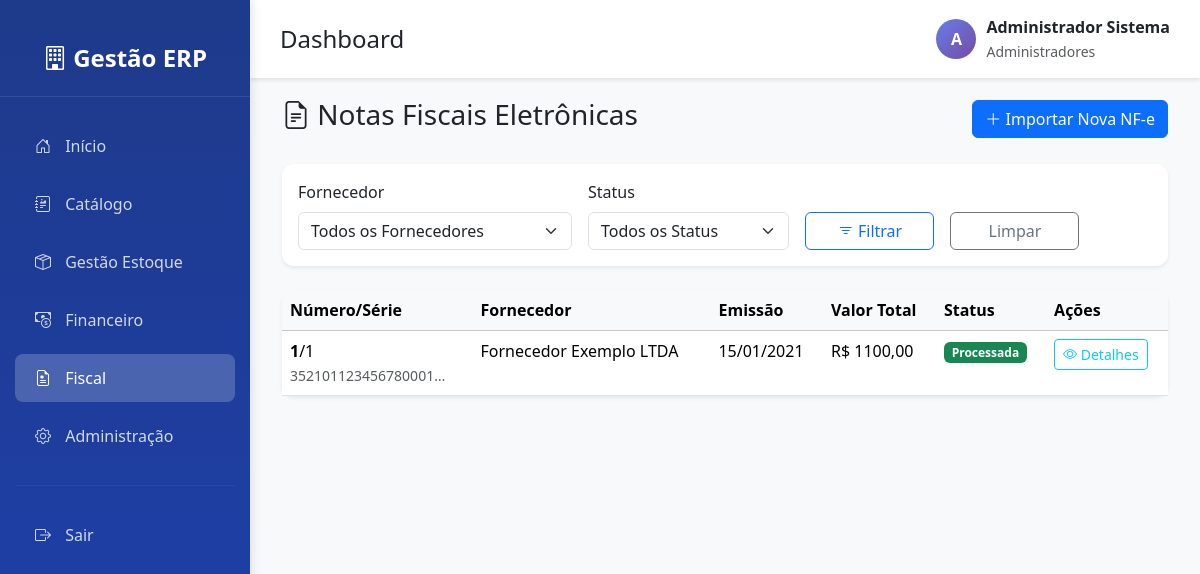
Screenshot of /fiscal/nfes/ (signed in) with the database file from the repository.
### fiscal/models.py (models this page shows, shortened)
class NotaFiscalEletronica(models.Model):
    STATUS_CHOICES = (
        ('PENDENTE', 'Pendente de Processamento'),
        ('PROCESSADA', 'Processada com Sucesso'),
        ('ERRO', 'Erro no Processamento'),
        ('CANCELADA', 'Cancelada'),
    )
    chave_acesso = models.CharField(
        max_length=44,
        unique=True,
        verbose_name="Chave de Acesso",
        help_text="Chave de acesso da NF-e (44 dígitos)"
    )
    numero = models.CharField(
        max_length=20,
        verbose_name="Número da NF-e"
    )
    serie = models.CharField(
        max_length=10,
        verbose_name="Série"
    )
    fornecedor = models.ForeignKey(
        Fornecedor,
        on_delete=models.PROTECT,
        related_name='notas_fiscais',
        verbose_name="Fornecedor"
    )
    data_emissao = models.DateField(
        verbose_name="Data de Emissão"
    )
    valor_total = models.DecimalField(
        max_digits=12,
        decimal_places=2,
        validators=[MinValueValidator(Decimal('0.00'))],
        verbose_name="Valor Total"
    )
    valor_produtos = models.DecimalField(
        max_digits=12,
        decimal_places=2,
        validators=[MinValueValidator(Decimal('0.00'))],
        verbose_name="Valor dos Produtos"
    )
    valor_icms = models.DecimalField(
        max_digits=12,
        decimal_places=2,
        default=Decimal('0.00'),
        verbose_name="Valor ICMS"
    )
    valor_ipi = models.DecimalField(
        max_digits=12,
        decimal_places=2,
        default=Decimal('0.00'),
        verbose_name="Valor IPI"
    )
    valor_pis = models.DecimalField(
        max_digits=12,
        decimal_places=2,
        default=Decimal('0.00'),
        verbose_name="Valor PIS"
    )
    valor_cofins = models.DecimalField(
        max_digits=12,
        decimal_places=2,
        default=Decimal('0.00'),
        verbose_name="Valor COFINS"
    )
    valor_frete = models.DecimalField(
        max_digits=12,
        decimal_places=2,
        default=Decimal('0.00'),
        verbose_name="Valor do Frete"
    )
    valor_desconto = models.DecimalField(
        max_digits=12,
        decimal_places=2,
        default=Decimal('0.00'),
        verbose_name="Valor de Desconto"
    )
    natureza_operacao = models.CharField(
        max_length=100,
        verbose_name="Natureza da Operação"
    )
    cfop = models.CharField(
        max_length=10,
        verbose_name="CFOP",
        help_text="Código Fiscal de Operações e Prestações"
    )
    xml_arquivo = models.FileField(
        upload_to='nfe_xml/%Y/%m/',
        verbose_name="Arquivo XML"
    )
    status = models.CharField(
        max_length=20,
        choices=STATUS_CHOICES,
        default='PENDENTE',
        verbose_name="Status"
    )
    observacoes = models.TextField(
        blank=True,
        null=True,
        verbose_name="Observações"
    )
    usuario_importacao = models.ForeignKey(
        User,
        on_delete=models.PROTECT,
        related_name='nfes_importadas',
        default=1,
        verbose_name="Importado por"
    )
    data_importacao = models.DateTimeField(
        auto_now_add=True,
        verbose_name="Data de Importação"
    )
    class Meta:
        verbose_name = "Nota Fiscal Eletrônica"
        verbose_name_plural = "Notas Fiscais Eletrônicas"
        ordering = ['-data_emissao', '-numero']

class Fornecedor(models.Model):
    razao_social = models.CharField(
        max_length=200,
        verbose_name="Razão Social",
        help_text="Razão social do fornecedor"
    )
    nome_fantasia = models.CharField(
        max_length=200,
        blank=True,
        null=True,
        verbose_name="Nome Fantasia",
        help_text="Nome fantasia do fornecedor"
    )
    cnpj = models.CharField(
        max_length=18,
        unique=True,
        verbose_name="CNPJ",
        help_text="CNPJ do fornecedor (formato: 00.000.000/0000-00)"
    )
    inscricao_estadual = models.CharField(
        max_length=20,
        blank=True,
        null=True,
        verbose_name="Inscrição Estadual"
    )
    endereco = models.CharField(
        max_length=300,
        blank=True,
        null=True,
        verbose_name="Endereço"
    )
    cidade = models.CharField(
        max_length=100,
        blank=True,
        null=True,
        verbose_name="Cidade"
    )
    estado = models.CharField(
        max_length=2,
        blank=True,
        null=True,
        verbose_name="Estado (UF)"
    )
    cep = models.CharField(
        max_length=10,
        blank=True,
        null=True,
        verbose_name="CEP"
    )
    telefone = models.CharField(
        max_length=20,
        blank=True,
        null=True,
        verbose_name="Telefone"
    )
    email = models.EmailField(
        blank=True,
        null=True,
        verbose_name="Email"
    )
    ativo = models.BooleanField(
        default=True,
        verbose_name="Fornecedor Ativo"
    )
    usuario_criacao = models.ForeignKey(
        User,
        on_delete=models.PROTECT,
        related_name='fornecedores_criados',
        default=1,
        verbose_name="Criado por"
    )
    data_criacao = models.DateTimeField(
        auto_now_add=True,
        verbose_name="Data de Criação"
    )
    class Meta:
        verbose_name = "Fornecedor"
        verbose_name_plural = "Fornecedores"
        ordering = ['razao_social']

### fiscal/views.py (the view)
# urls.py: path('nfes/', views.lista_nfes, name='lista_nfes'),
@login_required
def lista_nfes(request):
    nfes = NotaFiscalEletronica.objects.select_related('fornecedor').order_by('-data_emissao')
    status = request.GET.get('status')
    if status:
        nfes = nfes.filter(status=status)
    fornecedor_id = request.GET.get('fornecedor')
    if fornecedor_id:
        nfes = nfes.filter(fornecedor_id=fornecedor_id)
    fornecedores = Fornecedor.objects.filter(ativo=True).order_by('razao_social')
    context = {
        'nfes': nfes,
        'fornecedores': fornecedores,
        'status_selecionado': status,
        'fornecedor_selecionado': fornecedor_id,
    }
    return render(request, 'fiscal/lista_nfes.html', context)

### templates/fiscal/lista_nfes.html (shortened to what this page needs)
{% extends "base.html" %}
{% load static %}
{% block content %}
<div class="container-fluid">
    <div class="row">
        <div class="col-12">
            <div class="d-flex justify-content-between align-items-center mb-4">
                <h1 class="h3">
                    <i class="bi bi-file-earmark-text"></i> Notas Fiscais Eletrônicas
                </h1>
                <a href="{% url 'fiscal:importar_nfe' %}" class="btn btn-primary">
                    <i class="bi bi-plus-lg"></i> Importar Nova NF-e
                </a>
            </div>
            <div class="card shadow-sm mb-4">
                <div class="card-body">
                    <form method="get" class="row g-3">
                        <div class="col-md-4">
                            <label for="fornecedor" class="form-label">Fornecedor</label>
                            <select name="fornecedor" id="fornecedor" class="form-select">
                                <option value="">Todos os Fornecedores</option>
                            </select>
                        </div>
                        <div class="col-md-3">
                            <label for="status" class="form-label">Status</label>
                            <select name="status" id="status" class="form-select">
                                <option value="">Todos os Status</option>
                            </select>
                        </div>
                        <div class="col-md-2 d-flex align-items-end">
                            <button type="submit" class="btn btn-outline-primary w-100">
                                <i class="bi bi-filter"></i> Filtrar
                            </button>
                        </div>
                        <div class="col-md-2 d-flex align-items-end">
                            <a href="{% url 'fiscal:lista_nfes' %}" class="btn btn-outline-secondary w-100">
                                Limpar
                            </a>
                        </div>
                    </form>
                </div>
            </div>
            <div class="card shadow-sm">
                <div class="card-body p-0">
                    <div class="table-responsive">
                        <table class="table table-hover mb-0">
                            <thead class="table-light">
                                <tr>
                                    <th>Número/Série</th>
                                    <th>Fornecedor</th>
                                    <th>Emissão</th>
                                    <th>Valor Total</th>
                                    <th>Status</th>
                                    <th>Ações</th>
                                </tr>
                            </thead>
                            <tbody>
                                {% for nfe in nfes %}
                                <tr>
                                    <td>
                                        <strong>{{ nfe.numero }}</strong>/{{ nfe.serie }}
                                        <br>
                                        <small class="text-muted">{{ nfe.chave_acesso|truncatechars:20 }}</small>
                                    </td>
                                    <td>{{ nfe.fornecedor.razao_social }}</td>
                                    <td>{{ nfe.data_emissao|date:"d/m/Y" }}</td>
                                    <td>R$ {{ nfe.valor_total }}</td>
                                    <td>
                                        {% if nfe.status == 'PROCESSADA' %}
                                            <span class="badge bg-success">Processada</span>
                                        {% elif nfe.status == 'PENDENTE' %}
                                            <span class="badge bg-warning text-dark">Pendente</span>
                                        {% elif nfe.status == 'ERRO' %}
                                            <span class="badge bg-danger">Erro</span>
                                        {% else %}
                                            <span class="badge bg-secondary">{{ nfe.status }}</span>
                                        {% endif %}
                                    </td>
                                    <td>
                                        <a href="{% url 'fiscal:detalhe_nfe' nfe.pk %}" class="btn btn-sm btn-outline-info">
                                            <i class="bi bi-eye"></i> Detalhes
                                        </a>
                                    </td>
                                </tr>
                                {% empty %}
                                <tr>
                                    <td colspan="6" class="text-center py-4 text-muted">
                                        Nenhuma nota fiscal encontrada.
                                    </td>
                                </tr>
                                {% endfor %}
                            </tbody>
                        </table>
                    </div>
                </div>
            </div>
        </div>
    </div>
</div>
{% endblock %}

### templates/base.html (shortened to what this page needs)
{% load static %}
<!DOCTYPE html>
<html lang="pt-br">
<head>
    <link href="https://cdn.jsdelivr.net/npm/bootstrap@5.3.3/dist/css/bootstrap.min.css" rel="stylesheet">
    <link rel="stylesheet" href="https://cdn.jsdelivr.net/npm/bootstrap-icons@1.11.3/font/bootstrap-icons.min.css">
    <link rel="stylesheet" href="https://cdnjs.cloudflare.com/ajax/libs/font-awesome/6.5.1/css/all.min.css">
</head>
<body>
    <div class="sidebar" id="sidebar">
        <div class="logo">
            <i class="bi bi-building"></i> Gestão ERP
        </div>
        <nav class="nav flex-column">
            <a class="nav-link {% if request.resolver_match.url_name == 'index' %}active{% endif %}" href="{% url 'index' %}">
                <i class="bi bi-house-door"></i> Início
            </a>
            <a class="nav-link {% if 'catalogo' in request.path %}active{% endif %}" href="{% url 'estoque:catalogo' %}">
                <i class="bi bi-journal-richtext"></i> Catálogo
            </a>
            {% if perms.estoque.add_movimentacaoestoque or user.is_superuser %}
            <a class="nav-link {% if 'estoque' in request.path and 'catalogo' not in request.path %}active{% endif %}" href="{% url 'estoque:dashboard' %}">
                <i class="bi bi-box-seam"></i> Gestão Estoque
            </a>
            {% endif %}
            {% if perms.financeiro.view_receita or user.is_superuser %}
            <a class="nav-link {% if 'financeiro' in request.path %}active{% endif %}" href="{% url 'financeiro:dashboard' %}">
                <i class="bi bi-cash-coin"></i> Financeiro
            </a>
            {% endif %}
            {% if perms.fiscal.view_produto or user.is_superuser %}
            <a class="nav-link {% if 'fiscal' in request.path %}active{% endif %}" href="{% url 'fiscal:dashboard' %}">
                <i class="bi bi-file-earmark-medical"></i> Fiscal
            </a>
            {% endif %}
            {% if user.is_staff or user.is_superuser %}
            <a class="nav-link" href="{% url 'admin:index' %}" target="_blank">
                <i class="bi bi-gear"></i> Administração
            </a>
            {% endif %}
            <hr style="border-color: rgba(255,255,255,0.2); margin: 20px 15px;">
            <a class="nav-link" href="{% url 'logout' %}">
                <i class="bi bi-box-arrow-right"></i> Sair
            </a>
        </nav>
    </div>
    <div class="main-content">
        <div class="top-bar">
            <div>
                <h4 class="mb-0 d-none d-md-inline">{% block page_title %}Dashboard{% endblock %}</h4>
            </div>
            <div class="user-info">
                <div class="user-avatar">
                    {{ user.first_name.0|default:user.username.0|upper }}
                </div>
                <div>
                    <div style="font-weight: 600;">{{ user.get_full_name|default:user.username }}</div>
                    <small class="text-muted">
                        {% if user.groups.all %}
                            {{ user.groups.first.name }}
                        {% elif user.is_superuser %}
                            Administrador Geral
                        {% else %}
                            Usuário
                        {% endif %}
                    </small>
                </div>
            </div>
        </div>
        {% block content %}
        {% endblock %}
    </div>
</body>
</html>

### templates/base.html (style rules this page uses)
:root { --primary-color: #0d6efd; --secondary-color: #6c757d; --success-color: #198754; --danger-color: #dc3545; --warning-color: #ffc107; --info-color: #0dcaf0; --sidebar-width: 250px; }
body { font-family: 'Segoe UI', Tahoma, Geneva, Verdana, sans-serif; background-color: #f8f9fa; }
.sidebar { position: fixed; top: 0; left: 0; height: 100vh; width: var(--sidebar-width); background: linear-gradient(180deg, #1e3a8a 0%, #1e40af 100%); padding-top: 20px; z-index: 1000; box-shadow: 2px 0 10px rgba(0,0,0,0.1); }
.sidebar .logo { text-align: center; padding: 20px; color: white; font-size: 24px; font-weight: bold; border-bottom: 1px solid rgba(255,255,255,0.1); margin-bottom: 20px; }
.sidebar .nav-link { color: rgba(255,255,255,0.8); padding: 12px 20px; margin: 5px 15px; border-radius: 8px; transition: all 0.3s; }
.sidebar .nav-link.active { background-color: rgba(255,255,255,0.2); color: white; }
.sidebar .nav-link i { margin-right: 10px; width: 20px; text-align: center; }
.main-content { margin-left: var(--sidebar-width); padding: 20px; min-height: 100vh; }
.top-bar { background-color: white; padding: 15px 30px; margin: -20px -20px 20px -20px; box-shadow: 0 2px 4px rgba(0,0,0,0.1); display: flex; justify-content: space-between; align-items: center; }
.user-info { display: flex; align-items: center; gap: 10px; }
.user-avatar { width: 40px; height: 40px; border-radius: 50%; background: linear-gradient(135deg, #667eea 0%, #764ba2 100%); display: flex; align-items: center; justify-content: center; color: white; font-weight: bold; }
.card { border: none; border-radius: 12px; box-shadow: 0 2px 8px rgba(0,0,0,0.1); margin-bottom: 20px; }

### rows the page displays
NotaFiscalEletronica: numero "1", serie "1", chave_acesso "352101123456780001…", fornecedor.razao_social "Fornecedor Exemplo LTDA", data_emissao "15/01/2021", valor_total "1100,00", status "Processada"

### other values shown
{{ user.first_name.0|default:user.username.0|upper }} "A"
{{ user.get_full_name|default:user.username }} "Administrador Sistema"
{{ user.groups.first.name }} "Administradores"
